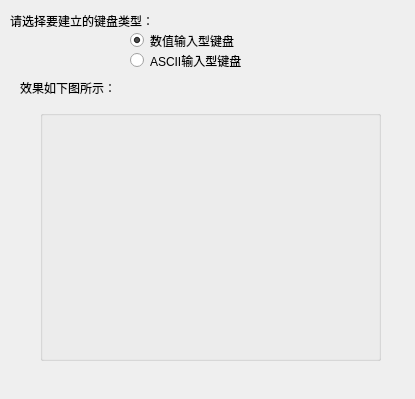
<?xml version="1.0" encoding="UTF-8"?>
<ui version="4.0">
 <class>QUserkeyboardselect</class>
 <widget class="QWidget" name="QUserkeyboardselect">
  <property name="geometry">
   <rect>
    <x>0</x>
    <y>0</y>
    <width>415</width>
    <height>399</height>
   </rect>
  </property>
  <property name="windowTitle">
   <string>Form</string>
  </property>
  <widget class="QRadioButton" name="CNumberKeyboard">
   <property name="geometry">
    <rect>
     <x>130</x>
     <y>30</y>
     <width>261</width>
     <height>21</height>
    </rect>
   </property>
   <property name="text">
    <string>数值输入型键盘</string>
   </property>
   <property name="checked">
    <bool>true</bool>
   </property>
   <attribute name="buttonGroup">
    <string>buttonGroup</string>
   </attribute>
  </widget>
  <widget class="QLabel" name="label">
   <property name="geometry">
    <rect>
     <x>10</x>
     <y>10</y>
     <width>341</width>
     <height>21</height>
    </rect>
   </property>
   <property name="font">
    <font>
     <family>宋体</family>
     <pointsize>9</pointsize>
    </font>
   </property>
   <property name="autoFillBackground">
    <bool>true</bool>
   </property>
   <property name="lineWidth">
    <number>1</number>
   </property>
   <property name="text">
    <string>请选择要建立的键盘类型：</string>
   </property>
   <property name="textFormat">
    <enum>Qt::AutoText</enum>
   </property>
   <property name="wordWrap">
    <bool>false</bool>
   </property>
   <property name="margin">
    <number>1</number>
   </property>
  </widget>
  <widget class="QRadioButton" name="CASCIIKeyboard">
   <property name="geometry">
    <rect>
     <x>130</x>
     <y>50</y>
     <width>261</width>
     <height>21</height>
    </rect>
   </property>
   <property name="text">
    <string>ASCII输入型键盘</string>
   </property>
   <attribute name="buttonGroup">
    <string>buttonGroup</string>
   </attribute>
  </widget>
  <widget class="QLabel" name="label_2">
   <property name="geometry">
    <rect>
     <x>20</x>
     <y>80</y>
     <width>321</width>
     <height>16</height>
    </rect>
   </property>
   <property name="font">
    <font>
     <family>宋体</family>
     <pointsize>9</pointsize>
    </font>
   </property>
   <property name="autoFillBackground">
    <bool>true</bool>
   </property>
   <property name="lineWidth">
    <number>1</number>
   </property>
   <property name="text">
    <string>效果如下图所示：</string>
   </property>
   <property name="textFormat">
    <enum>Qt::AutoText</enum>
   </property>
   <property name="wordWrap">
    <bool>false</bool>
   </property>
   <property name="margin">
    <number>1</number>
   </property>
  </widget>
  <widget class="QGroupBox" name="groupBox">
   <property name="geometry">
    <rect>
     <x>40</x>
     <y>110</y>
     <width>341</width>
     <height>251</height>
    </rect>
   </property>
   <property name="title">
    <string/>
   </property>
   <widget class="QLabel" name="numberpic">
    <property name="geometry">
     <rect>
      <x>10</x>
      <y>10</y>
      <width>321</width>
      <height>231</height>
     </rect>
    </property>
    <property name="text">
     <string/>
    </property>
    <property name="pixmap">
     <pixmap resource="../../resourse.qrc">:/tree/images/tree/numberkeyboard.JPG</pixmap>
    </property>
   </widget>
   <widget class="QLabel" name="asciipic">
    <property name="geometry">
     <rect>
      <x>10</x>
      <y>10</y>
      <width>321</width>
      <height>231</height>
     </rect>
    </property>
    <property name="text">
     <string/>
    </property>
    <property name="pixmap">
     <pixmap resource="../../resourse.qrc">:/tree/images/tree/ASCIIkeybaord.JPG</pixmap>
    </property>
   </widget>
  </widget>
 </widget>
 <resources>
  <include location="../../resourse.qrc"/>
 </resources>
 <connections/>
 <buttongroups>
  <buttongroup name="buttonGroup"/>
 </buttongroups>
</ui>
